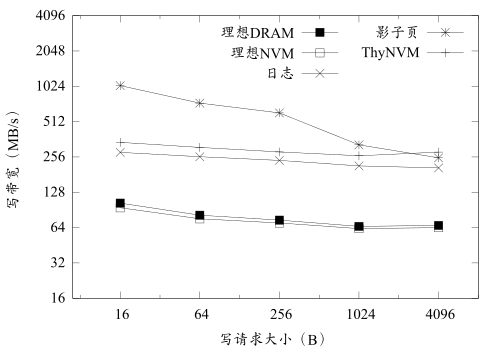

Recreate this plot in gnuplot.
set terminal pdfcairo enhanced mono font "Times New Roman,16" size 5,3.5
set output "ht-bw.pdf"
set style data lines
set ylabel '写带宽（MB/s）'
set yrange [16:4096]
set logscale y 2
set xrange [7:8193]
set xlabel '写请求大小（B）'
set logscale x 4
set key right maxrows 3 spacing 1.25
plot 'ht-bw.data' using 1:2 axes x1y1 with linespoints ls 5 title "理想DRAM", \
    '' using 1:3 axes x1y1 with linespoints ls 4 title "理想NVM", \
    '' using 1:4 axes x1y1 with linespoints ls 2 title "日志", \
    '' using 1:5 axes x1y1 with linespoints ls 3 title "影子页", \
    '' using 1:6 axes x1y1 with linespoints ls 1 title "ThyNVM"
